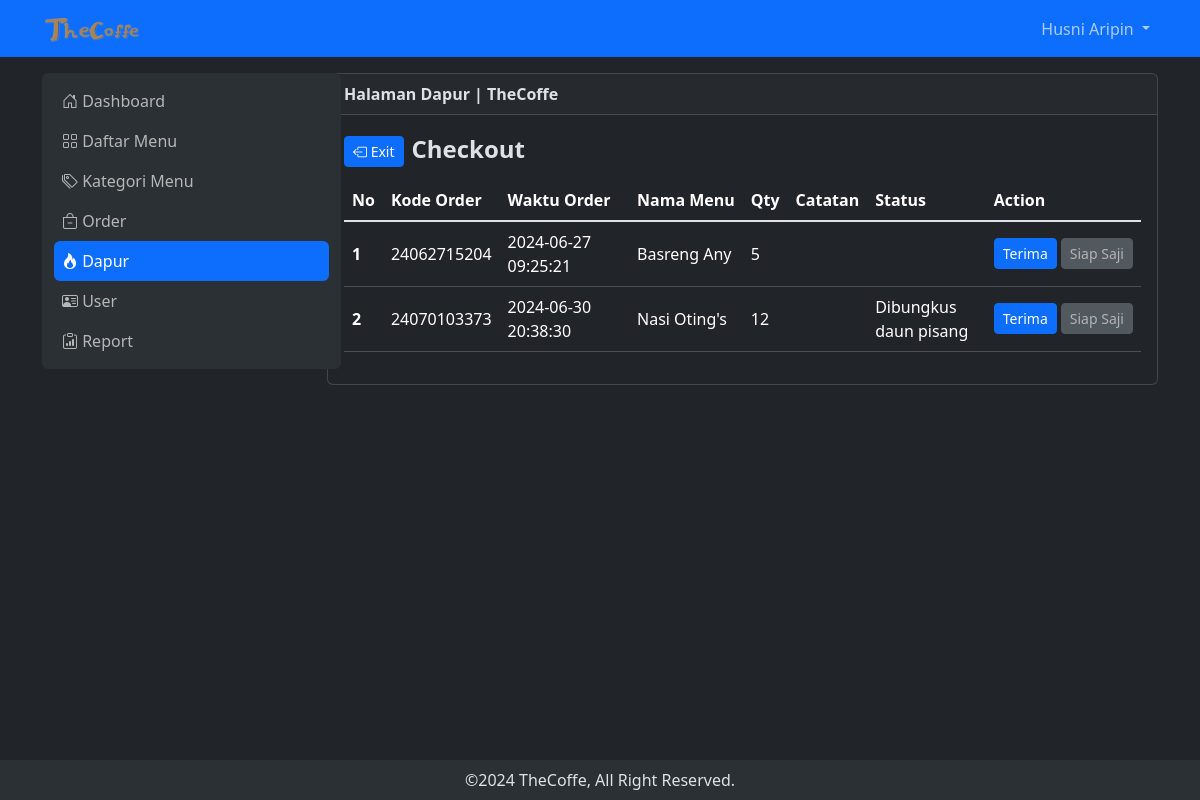
Page /dapur (signed in) on the committed database.
### tables this page shows
CREATE TABLE `tb_user` (
  `id` int NOT NULL,
  `nama` varchar(200) NOT NULL,
  `username` varchar(255) NOT NULL,
  `password` varchar(255) NOT NULL,
  `level` int NOT NULL,
  `nohp` varchar(15) NOT NULL,
  `alamat` varchar(200) NOT NULL
);

CREATE TABLE `tb_list_order` (
  `id_list_order` int NOT NULL,
  `menu` int NOT NULL,
  `kode_order` bigint NOT NULL,
  `jumlah` int NOT NULL,
  `catatan` varchar(100) DEFAULT NULL,
  `status` int DEFAULT NULL
);

CREATE TABLE `tb_order` (
  `id_order` bigint NOT NULL,
  `pelanggan` varchar(200) NOT NULL,
  `meja` int NOT NULL,
  `pelayan` int NOT NULL,
  `status` varchar(100) DEFAULT NULL,
  `waktu_order` timestamp NOT NULL DEFAULT CURRENT_TIMESTAMP ON UPDATE CURRENT_TIMESTAMP
);

CREATE TABLE `tb_daftar_menu` (
  `id` int NOT NULL,
  `foto_menu` varchar(200) NOT NULL,
  `nama_menu` varchar(100) NOT NULL,
  `kategori` int NOT NULL,
  `harga_menu` int NOT NULL,
  `stok_menu` int NOT NULL,
  `keterangan_menu` varchar(200) NOT NULL
);

### pages/dapur.php (the view, shortened to what this page needs)
<?php
include 'controller/connect.php';
$query = mysqli_query($con, "SELECT * FROM tb_list_order
        LEFT JOIN tb_order ON tb_order.id_order = tb_list_order.kode_order
        LEFT JOIN tb_daftar_menu ON tb_daftar_menu.id = tb_list_order.menu
        LEFT JOIN tb_bayar ON tb_bayar.id_bayar = tb_order.id_order
        ORDER BY waktu_order ASC
        ");
while ($data = mysqli_fetch_array($query)) {
    $result[] = $data;
}
?>
<div class="konten col-lg rounded mb-5">
    <div class="card">
        <div class="card-header fw-bold">
            Halaman Dapur | TheCoffe
        </div>
        <div class="card-body">
            <div class="row">
                <div class="col d-flex gap-2 align-items-center mb-2">
                    <a href="order" class="btn btn-primary btn-sm"><i class="bi bi-box-arrow-left"></i> Exit</a>
                    <h4 class="fw-bold mt-1">Checkout</h4>
                </div>
            </div>
            <?php
            if (empty($result)) {
                echo '<div class="mb-3">Order ini belum memesan item apapun.</div>';
            } else {
            ?>
            <div class="table-responsive">
                <table class="table table-hover">
                    <thead>
                        <tr class="text-nowrap">
                            <th scope="col">No</th>
                            <th scope="col">Kode Order</th>
                            <th scope="col">Waktu Order</th>
                            <th scope="col">Nama Menu</th>
                            <th scope="col">Qty</th>
                            <th scope="col">Catatan</th>
                            <th scope="col">Status</th>
                            <th scope="col">Action</th>
                        </tr>
                    </thead>
                    <tbody class="table-group-divider">
                        <?php
                        $no = 1;
                        foreach ($result as $row) {
                        ?>
                        <tr class="align-middle">
                            <th scope="row"><?= $no++ ?></th>
                            <td><?= $row['kode_order'] ?></td>
                            <td><?= $row['waktu_order'] ?></td>
                            <td class="text-nowrap"><?= $row['nama_menu'] ?></td>
                            <td><?= $row['jumlah'] ?></td>
                            <td>
                            </td>
                            <td><?= $row['catatan'] ?></td>
                            <td>
                                <div class="d-flex gap-1">
                                    <button class="<?php echo (!empty($row['status'])) ? "btn btn-secondary btn-sm disabled" : "btn btn-primary btn-sm" ; ?>" title="Detail" data-bs-toggle="modal" data-bs-target="#terima<?= $row['id_list_order']; ?>">Terima</i></button>
                                    <button class="text-nowrap <?php echo (empty($row['status']) || $row['status']!=1) ? "btn btn-secondary btn-sm disabled" : "btn btn-success btn-sm" ; ?>" title="Detail" data-bs-toggle="modal" data-bs-target="#siapsaji<?= $row['id_list_order']; ?>">Siap Saji</button>
                                </div>
                            </td>
                        </tr>
                        <?php
                        }
                        ?>
                    </tbody>
                </table>
            </div>
            <?php
            }
            ?>
        </div>
    </div>
</div>

### components/header.php (shortened to what this page needs)
<?php
include "controller/connect.php";
$query = mysqli_query($con, "SELECT * FROM tb_user WHERE username = '$_SESSION[username_thecoffe]'");
$row = mysqli_fetch_array($query);
?>
<nav class="navbar navbar-expand bg-primary sticky-top">
    <div class="container-lg">
            <a class="navbar-brand" href="dashboard"><img src="src/img/logo3.png" alt="" width="100"></a>
        <div class="collapse navbar-collapse justify-content-end" id="navbarNavDropdown">
            <ul class="navbar-nav">
                <li class="nav-item dropdown">
                    <a class="nav-link dropdown-toggle" href="#" role="button" data-bs-toggle="dropdown" aria-expanded="false">
                        <?php echo $row['nama']; ?>
                    </a>
                </li>
            </ul>
        </div>
    </div>
</nav>

### src/css/style.css (style rules this page uses)
.konten { margin-top: 16px; }

### rows in the picture
tb_user: nama "Husni Aripin"
tb_list_order: kode_order "24062715204", kode_order.waktu_order "2024-06-27 09:25:21", menu.nama_menu "Basreng Any", jumlah "5"
tb_list_order: kode_order "24070103373", kode_order.waktu_order "2024-06-30 20:38:30", menu.nama_menu "Nasi Oting's", jumlah "12", catatan "Dibungkus daun pisang"
